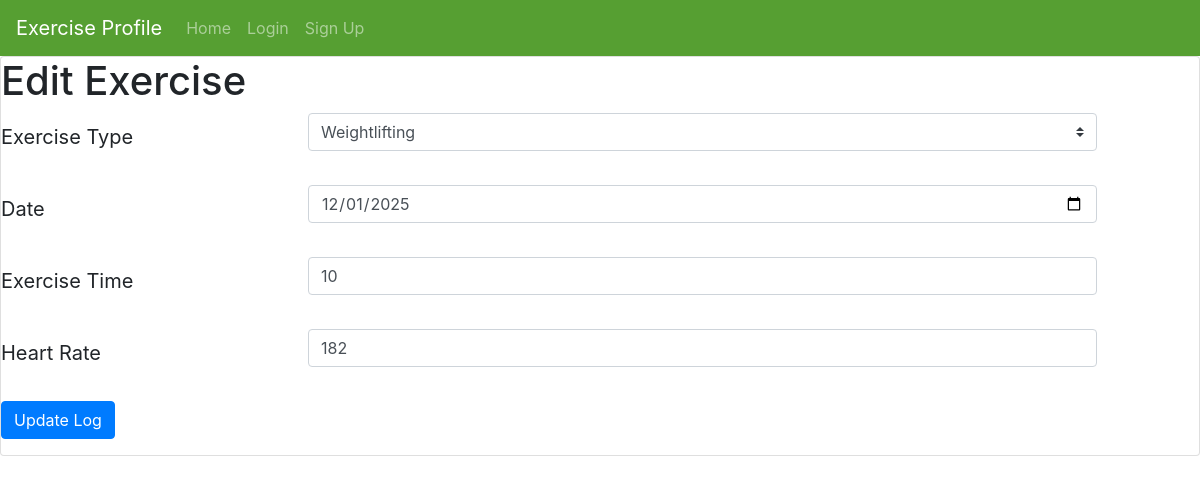
Page /editexercise.php?id_to_edit=7 on the committed database.
### tables this page shows
CREATE TABLE `exercise_log` (
  `id` int NOT NULL AUTO_INCREMENT,
  `exercise_id` int NOT NULL,
  `date` date NOT NULL,
  `exercise_type` varchar(50) DEFAULT NULL,
  `time_in_minutes` int DEFAULT NULL,
  `heartrate` int DEFAULT NULL,
  `calories` float DEFAULT NULL,
  PRIMARY KEY (`id`),
  KEY `exercise_id` (`exercise_id`),
  CONSTRAINT `exercise_log_ibfk_1` FOREIGN KEY (`exercise_id`) REFERENCES `exercise_user` (`id`)
);

### editexercise.php (the view, shortened to what this page needs)
<html>
    <head>
        <link rel="stylesheet"
        href="https://stackpath.bootstrapcdn.com/bootstrap/4.2.1/css/bootstrap.min.css"
>
    </head>
    <body>
        <?php
            require_once('navmenu.php');
        ?>
        <div class="card">
                <h1>Edit Exercise</h1>
                <?php
                    require_once('dbconnection.php');
                    $exercise_type = "";
                    $date = "";
                    $time_in_minutes = "";
                    $heartrate = "";
                    $dbc = mysqli_connect(DB_HOST, DB_USER, DB_PASSWORD, DB_NAME)
                    or trigger_error(
                    'Error connecting to MySQL server for ' . DB_NAME,
                    E_USER_ERROR
                    );
                    if (isset($_GET['id_to_edit'])) {
                        $id_to_edit = $_GET['id_to_edit'];
                        $query = "SELECT * FROM exercise_log WHERE id = $id_to_edit";
                        $result = mysqli_query($dbc, $query)
                            or trigger_error(
                            'Error querying database exercise_log', E_USER_ERROR);
                        if (mysqli_num_rows($result) == 1) {
                            $row = mysqli_fetch_assoc($result);
                            $exercise_type = $row['exercise_type'];
                            $date = $row['date'];
                            $time_in_minutes = $row['time_in_minutes'];
                            $heartrate = $row['heartrate'];
                        }
                    }
                ?>
                <form enctype="multipart/form-data" class="needs-validation" novalidate
                method="POST" action="<?= $_SERVER['PHP_SELF'] ?>">
                <div class="form-group row">
                    <label for="exercise_type"
                            class="col-sm-3 col-form-label-lg">Exercise Type</label>
                    <div class="col-sm-8">
                        <select class="custom-select" id="exercise_type"
                            name="exercise_type" value="<?= $exercise_type ?>" required>
                            <option value="Weightlifting"
                                <?= $exercise_type == 'Weightlifting' ? 'selected' : '' ?>
                                >Weightlifting</option>
                        </select>
                    </div>
                </div>
                <div class="form-group row">
                    <label for="date"
                    class="col-sm-3 col-form-label-lg">Date</label>
                    <div class="col-sm-8">
                        <input type="date" class="form-control" id="date"
                               name="date" value="<?= $date ?>"
                               placeholder="Date" required>
                    </div>
                </div>
                <div class="form-group row">
                    <label for="time_in_minutes"
                    class="col-sm-3 col-form-label-lg">Exercise Time</label>
                    <div class="col-sm-8">
                        <input type="text" class="form-control" id="time_in_minutes"
                               name="time_in_minutes" value="<?= $time_in_minutes ?>"
                               placeholder="Exercise time (in minutes)" required>
                    </div>
                </div>
                <div class="form-group row">
                    <label for="heartrate"
                    class="col-sm-3 col-form-label-lg">Heart Rate</label>
                    <div class="col-sm-8">
                        <input type="text" class="form-control" id="heartrate"
                               name="heartrate" value="<?= $heartrate ?>"
                               placeholder="Heart Rate" required>
                    </div>
                </div>
                <button class="btn btn-primary" type="submit"
                        name="edit_exercise_submission">Update Log
                </button>
                </form>
            </div>
    </body>
</html>

### rows in the picture
exercise_log: exercise_type "Weightlifting", date "12/01/2025", time_in_minutes "10", heartrate "182"

### other values in the picture
P_INDEX_PAGE "Exercise Profile"
